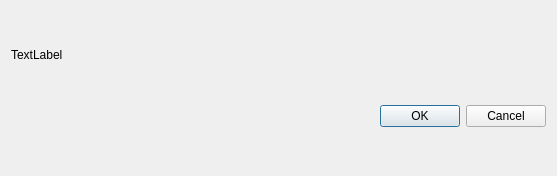
<?xml version="1.0" encoding="UTF-8"?>
<ui version="4.0">
 <class>PasswordForm</class>
 <widget class="QDialog" name="PasswordForm">
  <property name="geometry">
   <rect>
    <x>0</x>
    <y>0</y>
    <width>557</width>
    <height>176</height>
   </rect>
  </property>
  <property name="windowTitle">
   <string>Dialog</string>
  </property>
  <layout class="QGridLayout" name="gridLayout">
   <item row="2" column="0">
    <widget class="QDialogButtonBox" name="buttonBox">
     <property name="sizePolicy">
      <sizepolicy hsizetype="MinimumExpanding" vsizetype="Fixed">
       <horstretch>0</horstretch>
       <verstretch>0</verstretch>
      </sizepolicy>
     </property>
     <property name="orientation">
      <enum>Qt::Horizontal</enum>
     </property>
     <property name="standardButtons">
      <set>QDialogButtonBox::Cancel|QDialogButtonBox::Ok</set>
     </property>
    </widget>
   </item>
   <item row="1" column="0">
    <layout class="QVBoxLayout" name="verticalLayout"/>
   </item>
   <item row="0" column="0">
    <widget class="QLabel" name="label">
     <property name="sizePolicy">
      <sizepolicy hsizetype="Preferred" vsizetype="Maximum">
       <horstretch>0</horstretch>
       <verstretch>0</verstretch>
      </sizepolicy>
     </property>
     <property name="text">
      <string>TextLabel</string>
     </property>
    </widget>
   </item>
  </layout>
 </widget>
 <resources/>
 <connections>
  <connection>
   <sender>buttonBox</sender>
   <signal>accepted()</signal>
   <receiver>PasswordForm</receiver>
   <slot>accept()</slot>
   <hints>
    <hint type="sourcelabel">
     <x>248</x>
     <y>254</y>
    </hint>
    <hint type="destinationlabel">
     <x>157</x>
     <y>274</y>
    </hint>
   </hints>
  </connection>
  <connection>
   <sender>buttonBox</sender>
   <signal>rejected()</signal>
   <receiver>PasswordForm</receiver>
   <slot>reject()</slot>
   <hints>
    <hint type="sourcelabel">
     <x>316</x>
     <y>260</y>
    </hint>
    <hint type="destinationlabel">
     <x>286</x>
     <y>274</y>
    </hint>
   </hints>
  </connection>
 </connections>
</ui>
